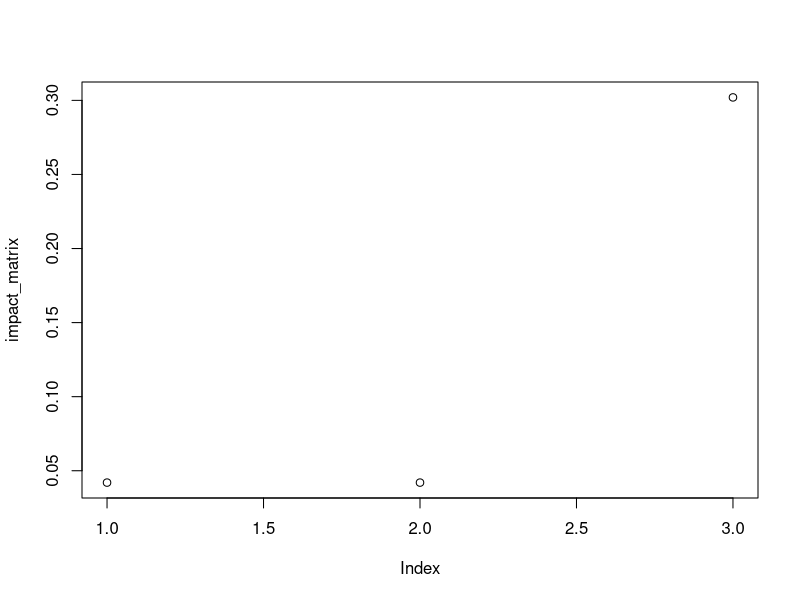

R code for this plot:
setwd("~/GitHub/QTM200Spring2020/problem_sets/PS4/My Problem Set 4")
install.packages("car")
library("car")
data(Prestige)
help(Prestige)

library('tidyverse')
view(Prestige)

############# Question 1 ##################

### Part A ###

#changing the variable to professional from type
summary(Prestige)
prestige_data<- Prestige %>% rename(professional = type)
view(prestige_data)

#creating binary/dummy variable based on prof versus bc and wc which get 0.
ifelse(prestige_data$professional =="prof", 1, 0)


### Part B ###
#plotting prestige as outcome, income, professional, and interaction of the two as predictors
lm(prestige ~ income + professional + professional:income, data = prestige_data)


### Part F ###
13.904517 + (.004023 * 1000) + (45.019022 *1) + (18.980739 * 0) - (.003178 *1000 *1)
#59.769 when professional with income of 1000

13.904517 + (.004023 * 0) + (45.019022 *1) + (18.980739 * 0) - (.003178 *1000 * 0)
#55.754 when income is 0
59.769 - 58.92354

### Part G ###
13.904517 + (.004023 * 6000) + (45.019022 *1) + (18.980739 * 0) - (.003178 *1000 *1) - (.002171 * 1000 *0)
#79.88354
13.904517 + (.004023 * 6000) + (45.019022 *0) + (18.980739 * 1) - (.003178 *1000 *0) - (.002171 * 1000 *1)
#54.85226
79.88354-54.85226



############## Question 2 #########################3

### Part A ####

impact_matrix = matrix(c(.042, .042, .302), nrow = 3, ncol = 1) #Creating matrix from problem

colnames(impact_matrix) <- c("Impact of lawn signs on vote share")
rownames(impact_matrix) <- c("Precinct assigned lawn signs (n=30)", "Precinct adjacent to lawn signs (n=76)", "Constant")
impact_matrix #Creation of Matrix

impact_se = matrix(c(.016, .013, .011), nrow = 3, ncol = 1) #Creating matrix from problem

colnames(impact_se) <- c("Impact of lawn signs on vote share")
rownames(impact_se) <- c("Precinct assigned lawn signs (n=30)", "Precinct adjacent to lawn signs (n=76)", "Constant")
impact_se #Creation of Matrix

xbar = .042 # sample mean 
mu0 = 0 # hypothesized value of no change
#std = se * sqrt(n)
sigma = .016*(sqrt(30)) #standard error converted to standard deviation = .088
n = 131 # sample size 
z = (xbar-mu0)/(sigma/sqrt(n)) #5.49 is the z score

alpha = .05 
z.half.alpha = qnorm(1-alpha/2) 
c(-z.half.alpha, z.half.alpha) #from -1.96 to 1.96 for 95% CI


### Part B ###
xbar2 = .042 # sample mean 
mu02 = 0 # hypothesized valueof no change
sigma2 = .013*(sqrt(76)) #standard error converted to standard deviation = 113
n2 = 131 # sample size 
z2 = (xbar2-mu02)/(sigma2/sqrt(n2)) #4.24 is the z score

alpha2 = .05 
z.half.alpha2 = qnorm(1-alpha2/2) 
c(-z.half.alpha2, z.half.alpha2) #from -1.96 to 1.96 for 95% CI


### Part D ###
summary(impact_matrix)
plot(impact_matrix)
